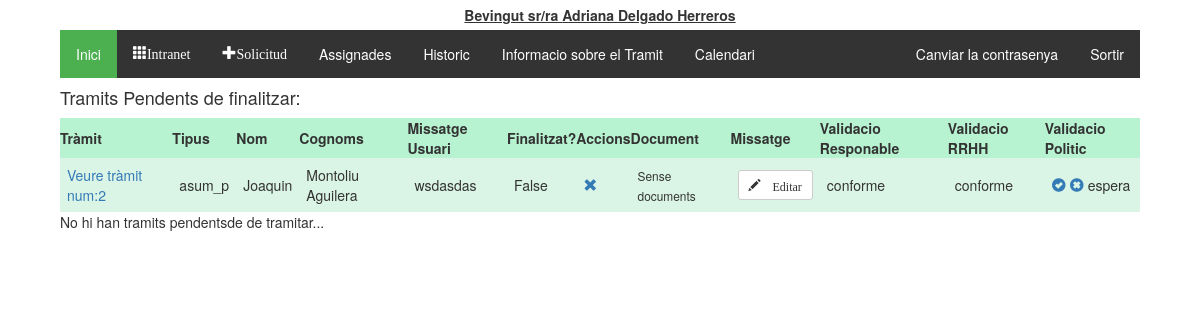
Page /tramitador/assignades/ (signed in) on the committed database.
### tramitador/models.py (models this page shows, shortened)
class Treballadors(AbstractUser):
    usuari = models.CharField(max_length=20)
    foto = models.FileField(upload_to='fotos', blank=True, null=True)
    """nom = models.CharField(max_length=20)
    cognoms = models.CharField(max_length=20)
    email = models.CharField(max_length=50)"""
    dni = models.CharField(max_length=20, null = True, blank=True)
    areas = models.ManyToManyField(Area)
    observacions = models.TextField(null = True, blank=True)
    """rol = models.CharField(max_length=20, choices = tip_rols, default = 'treb')
    estat = models.CharField(max_length=10, choices = tip_estats, default = 'alta')"""
    representant = models.ForeignKey('self', on_delete=models.CASCADE, blank=True, null = True)
    class Meta:
        ordering = ['first_name','last_name']

class Tramit(models.Model):
    validacio = (
        ('conforme','conforme'),
        ('inconforme','no conforme'),
        ('espera', 'en espera'),
    )
    tipologia = (
        ('vacances', 'Vacances'),
        ('perm_precep', 'Permisos preceptius'),
        ('perm_no_precep', 'Permisos no preceptius'),
        ('asum_p', 'Asumptes personals'),
        ('perm_indisposicio', 'Permis Indisposicio'),
        ('perm_altres', 'Altres permissos'),
    )
    treballador = models.ForeignKey(Treballadors, on_delete=models.CASCADE)
    document = models.ForeignKey(Document, on_delete=models.SET_NULL, null=True, blank=True)
    creat_en = models.DateTimeField(auto_now_add=True)
    modificat_en = models.DateTimeField(auto_now=True)
    data_sol = models.CharField(max_length=250, help_text = "Interval de dates amb guións '/', per dies no consecutios emprar ';' Exemple:2019-08-01-2019-08-20;2019-09-09")
    tipus = models.CharField(max_length=40, choices=tipologia, default='asum_p')
    finalitzat = models.BooleanField(default=False)
    """Validacio de RRHH"""
    valRRHH = models.CharField(max_length=20, choices=validacio, default='espera')
    """Validacio del responsable"""
    valResp =  models.CharField(max_length=20, choices=validacio, default='espera')
    """Validacio del Politic"""
    valPol = models.CharField(max_length=20, choices=validacio, default='espera')
    """En cas de voler explicar el motiu"""
    missatge_usuari = models.CharField(max_length=2000, null = True)
    missatge_responsable = models.CharField(max_length=2000, null = True, blank=True)
    """Millores per el admin site"""
    def was_published_recently(self):
        return self.creat_en >= timezone.now() - datetime.timedelta(days=1)
    was_published_recently.admin_order_field = 'creat_en'
    was_published_recently.boolean = True
    was_published_recently.short_description = 'Publicat recentment?'

### tramitador/views.py (the view, shortened to what this page needs)
# urls.py: path('assignades/',views.assignades, name="assignades"),
@login_required
def assignades(request):
    groups = request.user.groups.all()
    rol = []
    l = []
    tramits_pendents_RRHH = None
    for g in groups:
        l.append(g.name)
    if "responsables" in l:
        tramits_pendents = Tramit.objects.all().filter(treballador__areas__in = request.user.areas.all()).filter( Q(valResp = "espera") | Q(valRRHH="inconforme")).exclude(finalitzat = True)
        if "RRHH" in l:
            tramits_pendents_RRHH = Tramit.objects.all().filter(~Q(valResp ="espera")).exclude(finalitzat = True)
            rol.append("RRHH")
        rol.append("responsables")
    elif "RRHH" in l:
        tramits_pendents_RRHH = Tramit.objects.all().filter(~Q(valResp ="espera")).exclude(finalitzat = True)
        rol.append("RRHH")
    elif "politics" in l:
        tramits_pendents = Tramit.objects.all().filter(Q(valRRHH = "conforme") & Q(finalitzat = False))
        rol.append('politics')
    if(tramits_pendents_RRHH != None):
        context = {'tramits_pendents': tramits_pendents,'rol': rol, 'tramits_pendents_RRHH':tramits_pendents_RRHH }
        return render(request, 'tramits/assignades.html', context)
    else:
        context = {'tramits_pendents': tramits_pendents,'rol': rol}
        return render(request, 'tramits/assignades.html', context)

### tramitador/templatetags/group.py (called while the page is built)
@register.filter(name='has_group')
def has_group(user, group_name):
    group_name = group_name.split(";")
    for group in group_name:
        if(user.groups.filter(name=group).exists()):
            return True
    return False

### tramitador/templates/tramits/assignades.html (shortened to what this page needs)
{% extends 'tramits/base.html' %}
{% block content %}
  {% if tramits_pendents %}
  <h4>Tramits Pendents de finalitzar:</h4>
    <table class="TFtable">
      <tr>
        <th>Tràmit</th><th>Tipus</th><th>Nom</th><th>Cognoms</th><th>Missatge Usuari</th><th>Finalitzat?</th><th>Accions</th><th>Document</th><th>Missatge</th><th>Validacio Responable</th><th>Validacio RRHH</th>
        <th>Validacio Politic</th>
      </tr>
      {% for tramit in tramits_pendents %}
      <tr>
        <td><a href="{% url 'tramit_detall' tramit.id %}">Veure tràmit num:{{tramit.id}}</a></td><td>{{tramit.tipus}}</td><td>{{tramit.treballador.first_name}}</td><td>{{tramit.treballador.last_name}}</td>
        <td>{{tramit.missatge_usuari}}</td><td>{{tramit.finalitzat}}</td><td><a href="{% url 'tramit_eliminar' tramit.id %}" onclick="return confirm('Estas segur de vole eliminar el tràmit?')" class="glyphicon glyphicon-remove"></a></td>
        <td>
          {% if tramit.document %}
            <a href='/static/documents/upload/{{ tramit.document.document.url }}' class="glyphicon glyphicon-save-file"></a>
          {% else %}
            <small>Sense documents</small>
          {% endif %}
        </td>
        <td>
          <button type="button" value="{{tramit.id}}" class="btn btn-default btn-sm missatges_btn" name="missatges_btn">
            <span class="glyphicon glyphicon-pencil"> Editar</span>
          </button>
        </td>
        <td>
          {{tramit.valResp}}
        </td>
        <td>
            {{tramit.valRRHH}}
        </td>
        <td>
          {% if 'politics' in rol %}
            <a href="{% url 'validar' tramit.id 'politics' %}" class="glyphicon glyphicon-ok-sign" title="Validar el Tràmit" id="validar" data-tramit="{{tramit.id}}" data-rol="{{rol}}"></a>
            <a href="{% url 'denegar' tramit.id 'politics' %}" class="glyphicon glyphicon-remove-sign" title="Denegar el Tràmit" id="denegar" onclick="return confirm('Estas segur de voler denegar el tràmit?')" data-tramit="{{tramit.id}}"data-rol="{{rol}}"></a>
          {% endif %}
            {{tramit.valPol}}
        </td>
      </tr>
      {% endfor %}
    </table>
  {% endif %}
  {% if tramits_pendents_RRHH %}
    <h4>Tramits Pendents com a RRHH:</h4>
    <table class="TFtable">
      <tr>
        <th>Tràmit</th><th>Tipus</th><th>Nom</th><th>Cognoms</th><th>Missatge Usuari</th><th>Finalitzat?</th><th>Accions</th><th>Document</th><th>Missatge</th><th>Validacio Responable</th><th>Validacio RRHH</th>
        <th>Validacio Politic</th>
      </tr>
      {% for tramit in tramits_pendents_RRHH %}
      <tr>
        <td><a href="{% url 'tramit_detall' tramit.id %}">Veure tràmit num:{{tramit.id}}</a></td><td>{{tramit.tipus}}</td><td>{{tramit.treballador.first_name}}</td><td>{{tramit.treballador.last_name}}</td>
        <td>{{tramit.missatge_usuari}}</td><td>{{tramit.finalitzat}}</td><td><a href="{% url 'tramit_eliminar' tramit.id %}" onclick="return confirm('Estas segur de vole eliminar el tràmit?')" class="glyphicon glyphicon-remove"></a></td>
        <td>
          {% if tramit.document %}
            <a href='/static/documents/upload/{{ tramit.document.document.url }}' class="glyphicon glyphicon-save-file"></a>
          {% else %}
            <small>Sense documents</small>
          {% endif %}
        </td>
        <td>
          <button type="button" value="{{tramit.id}}" class="btn btn-default btn-sm missatges_btn" name="missatges_btn">
            <span class="glyphicon glyphicon-pencil"> Editar</span>
          </button>
        </td>
        <td>
          {% if 'responsables' in rol %}
            <a href="{% url 'validar' tramit.id 'responsables' %}" class="glyphicon glyphicon-ok-sign" title="Validar el Tràmit" id="validar" data-tramit="{{tramit.id}}" data-rol="responsables"></a>
            <a href="{% url 'denegar' tramit.id 'responsables' %}" class="glyphicon glyphicon-remove-sign" title="Denegar el Tràmit" id="denegar" data-tramit="{{tramit.id}}" data-rol="responsables" onclick="return confirm('Estas segur de voler denegar el tràmit?')"></a>
          {% endif %}
          {{tramit.valResp}}
        </td>
        <td>
          {% if 'RRHH' in rol %}
            <a href="{% url 'validar' tramit.id 'RRHH' %}" class="glyphicon glyphicon-ok-sign" title="Validar el Tràmit" id="validar" data-tramit="{{tramit.id}}" data-rol="RRHH"></a>
            <a href="{% url 'denegar' tramit.id 'RRHH' %}" class="glyphicon glyphicon-remove-sign" title="Denegar el Tràmit" id="denegar" data-tramit="{{tramit.id}}" data-rol="RRHH"  onclick="return confirm('Estas segur de voler denegar el tràmit?')"></a>
          {% endif %}
            {{tramit.valRRHH}}
        </td>
        <td>
          {% if 'politics' in rol %}
            <a href="{% url 'validar' tramit.id 'politics' %}" class="glyphicon glyphicon-ok-sign" title="Validar el Tràmit" id="validar" data-tramit="{{tramit.id}}" data-rol="politics"></a>
            <a href="{% url 'denegar' tramit.id 'politics' %}" class="glyphicon glyphicon-remove-sign" title="Denegar el Tràmit" id="denegar" data-tramit="{{tramit.id}}"data-rol="politics"></a>
          {% endif %}
            {{tramit.valPol}}
        </td>
      </tr>
      {% endfor %}
    </table>
    {% else %}
      <p>No hi han tramits pendentsde de tramitar...</p>
    {% endif %}
{% endblock %}

### tramitador/templates/tramits/base.html (shortened to what this page needs)
<!DOCTYPE html>
{% load static %}
{% load group %}
<html lang="es">
  <head>
    <link rel="stylesheet" href="https://maxcdn.bootstrapcdn.com/bootstrap/3.3.5/css/bootstrap.min.css">
    <link rel="stylesheet" href="https://maxcdn.bootstrapcdn.com/font-awesome/4.4.0/css/font-awesome.min.css">
    <link rel="stylesheet" href="//code.jquery.com/ui/1.12.1/themes/base/jquery-ui.css">
    <link rel="stylesheet" href="{% static 'tramits/style.css' %}">
    <link rel="stylesheet" href="{% static 'tramits/bootstrap-year-calendar.css' %}">
  </head>
  <body>
    <div id="heading">
      {% block heading %}
        {% if user.is_authenticated %}
          Bevingut sr/ra {{ user.first_name }} {{ user.last_name }}
        {% endif %}
      {% endblock %}
    </div>
    {% if user.is_authenticated %}
      <div id="main_block">
        <div id="options_block">
          <ul class="menu_options">
            <li><a href="{% url 'index' %}" class="active">Inici</a></li>
            <li><a href="{% url 'indexIntranet' %}"class ="glyphicon glyphicon-th">Intranet</a></li>
            <li><a href="{% url 'nou_tramit' %}"class ="glyphicon glyphicon-plus">Solicitud</a></li>
            {% if request.user|has_group:"RRHH;responsables;politics" %}
              <li><a href="{% url 'assignades' %}">Assignades</a></li>
            {% endif %}
            <li><a href="{% url 'historic' %}">Historic</a></li>
            <li><a target="_blank" href="{% static 'documentacio/manual.pdf' %}">Informacio sobre el Tramit</a></li>
            <li><a target="_blank" href="{% url 'calendari' %}">Calendari</a></li>
            <li class="menu_options_dreta"><a href="{% url 'logout' %}">Sortir</a></li>
            <li class="menu_options_dreta"><a href="/permivac/tramitador/accounts/password_change/">Canviar la contrasenya</a></li>
          </ul>
        </div>
        {% block content %}
        {% endblock %}
      </div>
    {% endif %}
  </body>
</html>

### tramitador/static/tramits/style.css (style rules this page uses)
#heading { display:flex; flex-direction: row; justify-content: center; align-content:center; align-items:center; width: 90%; height: auto; margin-left: auto; margin-right: auto; padding: 5px; text-decoration: underline; font-weight: bold; }
#main_block { display:flex; flex-direction:column; width: 90%; margin-left: auto; margin-right: auto; height: auto; justify-content: center; }
.TFtable { width: 100%; height: auto; padding: 5px; }
.TFtable td { padding:7px; border:border#4ef495 1px solid; }
.TFtable tr { background:#b8f3d1; }
.TFtable tr:nth-child(odd) { background:#b8f3d1; }
.TFtable tr:nth-child(even) { background:#daf4e5; }
ul.menu_options { list-style-type: none; margin: 0; padding: 0; overflow: hidden; background-color: #333; }
ul.menu_options li { float: left; }
ul.menu_options li.menu_options_dreta { float:right; }
ul.menu_options li a { display: block; color: white; text-align: center; padding: 14px 16px; text-decoration: none; }
.active { background-color: #4CAF50; }
a, i { cursor: pointer; }

### rows in the picture
Treballadors: first_name "Adriana", last_name "Delgado Herreros"
Tramit: id "2", tipus "asum_p", treballador.first_name "Joaquin", treballador.last_name "Montoliu Aguilera", missatge_usuari "wsdasdas", finalitzat "False", shows "Sense documents", valResp "conforme", valRRHH "conforme", valPol "espera"
